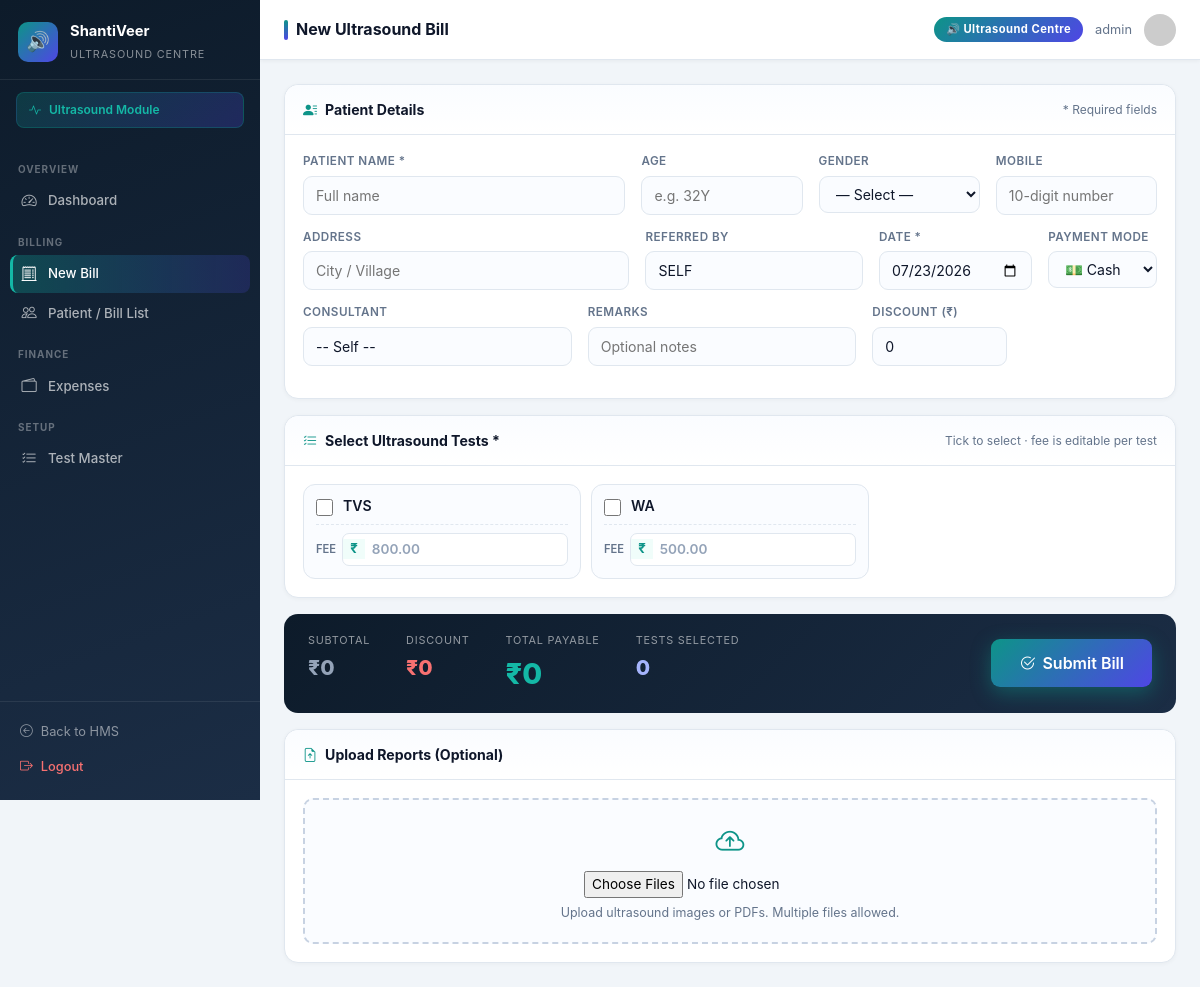
Screenshot of /ultrasound/bill/ (signed in) with the database file from the repository.
### ultrasound/models.py (models this page shows, shortened)
class UltrasoundTestMaster(models.Model):
    name = models.CharField(max_length=200, unique=True)
    rate = models.DecimalField(max_digits=10, decimal_places=2)
    is_active = models.BooleanField(default=True)
    history = HistoricalRecords()
    class Meta:
        ordering = ['name']
        verbose_name = 'Ultrasound Test'
        verbose_name_plural = 'Ultrasound Tests'

### ultrasound/views.py (the view, shortened to what this page needs)
# urls.py: path('bill/', views.ultrasound_investigation, name='ultrasound_investigation'),
@require_module('ultrasound', level='full')
def ultrasound_investigation(request):
    return render(request, 'ultrasound/ultrasound_form.html', {
        'active_sidebar': 'ultrasound',
        'tests': UltrasoundTestMaster.objects.filter(is_active=True),
        'today': timezone.localdate().isoformat(),
    })

### core/context_processors.py (called while the page is built)
def hospital_info(request):
    ctx = {
        'hospital_name': settings.HOSPITAL_NAME,
        'hospital_address': settings.HOSPITAL_ADDRESS,
        'hospital_phone': settings.HOSPITAL_PHONE,
    }
    if request.user.is_authenticated:
        ctx['unread_notifications'] = services.get_unread_notifications(request.user, limit=5)
        ctx['notification_count'] = services.get_unread_notification_count(request.user)
    else:
        ctx['unread_notifications'] = []
        ctx['notification_count'] = 0
    return ctx

def role_context(request):
    user = request.user
    if not user.is_authenticated:
        return {}
    role = rbac.get_user_role(user)
    access = {
        key: rbac.get_access_level(user, key) for key in rbac.MODULE_ACCESS
    }
    return {
        'user_role': role,
        'user_role_label': rbac.ROLE_LABELS.get(role, 'User'),
        'user_role_icon': rbac.ROLE_ICONS.get(role, 'bi-person'),
        'module_access': access,
    }

### core/rbac.py (called while the page is built, shortened)
def get_user_role(user):
    if not user.is_authenticated:
        return None
    if user.is_superuser or (user.is_staff and not user.groups.exists()):
        return ADMIN

def get_access_level(user, module_key):
    if not user.is_authenticated:
        return NONE
    if user.is_superuser:
        return FULL
    role = get_user_role(user)
    if role is None:
        return NONE
    return MODULE_ACCESS.get(module_key, {}).get(role, NONE)

def require_module(module_key, level=VIEW):
    def decorator(view_func):
        @wraps(view_func)
        @login_required
        def _wrapped(request, *args, **kwargs):
            access = get_access_level(request.user, module_key)
            if access == NONE or (level == FULL and access != FULL):
                raise PermissionDenied(
                    f"Your role does not have access to this module.")
            request.is_view_only = (access == VIEW)
            return view_func(request, *args, **kwargs)
        return _wrapped
    return decorator

### core/services.py (called while the page is built)
def get_unread_notifications(user=None, limit=10):
    return []

def get_unread_notification_count(user=None):
    return 0

### templates/ultrasound/ultrasound_form.html (shortened to what this page needs)
{% extends 'ultrasound/base_ultrasound.html' %}
{% block page_title %}New Ultrasound Bill{% endblock %}
{% block content %}
<form method="post" enctype="multipart/form-data" id="usgBillForm">
<div class="usg-card" style="margin-bottom:16px;">
  <div class="usg-card-header">
    <div class="usg-card-title"><i class="bi bi-person-lines-fill"></i> Patient Details</div>
    <span style="font-size:0.75rem;color:var(--usg-muted);">* Required fields</span>
  </div>
  <div class="usg-card-body">
    <div class="usg-grid-4" style="grid-template-columns:2fr 1fr 1fr 1fr;">
      <div class="usg-form-group">
        <label>Patient Name *</label>
        <input type="text" name="patient_name" required placeholder="Full name" />
      </div>
      <div class="usg-form-group">
        <label>Age</label>
        <input type="text" name="age" placeholder="e.g. 32Y" />
      </div>
      <div class="usg-form-group">
        <label>Gender</label>
        <select name="gender">
          <option value="">— Select —</option>
        </select>
      </div>
      <div class="usg-form-group">
        <label>Mobile</label>
        <input type="tel" name="mobile" placeholder="10-digit number" />
      </div>
    </div>
    <div class="usg-grid-4" style="grid-template-columns:3fr 2fr 1fr 1fr;">
      <div class="usg-form-group">
        <label>Address</label>
        <input type="text" name="address" placeholder="City / Village" />
      </div>
      <div class="usg-form-group">
        <label>Referred By</label>
        <input type="text" name="referred" value="SELF" />
      </div>
      <div class="usg-form-group">
        <label>Date *</label>
        <input type="date" name="date" value="{{ today }}" required />
      </div>
      <div class="usg-form-group">
        <label>Payment Mode</label>
        <select name="payment_mode">
          <option value="Cash">💵 Cash</option>
        </select>
      </div>
    </div>
    <div class="usg-grid-4" style="grid-template-columns:2fr 2fr 1fr 1fr;">
      <div class="usg-form-group">
        <label>Consultant</label>
        <input type="text" name="consultant" value="-- Self --" />
      </div>
      <div class="usg-form-group">
        <label>Remarks</label>
        <input type="text" name="remarks" placeholder="Optional notes" />
      </div>
      <div class="usg-form-group">
        <label>Discount (₹)</label>
        <input type="number" name="discount" id="usgDiscount" value="0" min="0" step="0.01" />
      </div>
    </div>
  </div>
</div>
<div class="usg-card" style="margin-bottom:16px;">
  <div class="usg-card-header">
    <div class="usg-card-title"><i class="bi bi-list-check"></i> Select Ultrasound Tests *</div>
    <span style="font-size:0.75rem;color:var(--usg-muted);">Tick to select · fee is editable per test</span>
  </div>
  <div class="usg-card-body">
    {% if tests %}
    <div style="display:grid;grid-template-columns:repeat(auto-fill,minmax(230px,1fr));gap:10px;">
      {% for test in tests %}
      <div class="usg-test-tile" id="tile-{{ test.id }}" style="border:1.5px solid #e0e7ef;border-radius:12px;padding:12px;background:#fafcff;transition:all 0.15s;cursor:pointer;">
        <label style="display:flex;align-items:flex-start;gap:10px;cursor:pointer;margin:0;">
          <input type="checkbox" name="tests" value="{{ test.id }}" class="usg-chk" data-id="{{ test.id }}"
                 style="width:17px;height:17px;accent-color:#0d9488;margin-top:2px;flex-shrink:0;" />
          <span style="font-size:0.88rem;font-weight:600;color:#0f172a;line-height:1.3;">{{ test.name }}</span>
        </label>
        <div style="display:flex;align-items:center;gap:6px;margin-top:8px;padding-top:8px;border-top:1px dashed #e0e7ef;">
          <span style="font-size:0.7rem;font-weight:600;color:#64748b;text-transform:uppercase;">Fee</span>
          <div style="display:flex;align-items:center;flex:1;border:1.5px solid #e0e7ef;border-radius:7px;background:#fff;overflow:hidden;">
            <span style="padding:0 7px;font-weight:700;color:#0d9488;background:#f0fdfa;font-size:0.83rem;">₹</span>
            <input type="number" name="rate_{{ test.id }}" class="usg-rate" data-id="{{ test.id }}"
                   value="{{ test.rate }}" min="0" step="0.01" disabled
                   style="border:none;outline:none;padding:5px 7px;font-size:0.85rem;font-weight:600;width:100%;background:transparent;color:#94a3b8;" />
          </div>
        </div>
      </div>
      {% endfor %}
    </div>
    {% else %}
    <div style="text-align:center;padding:40px;color:var(--usg-muted);">
      <i class="bi bi-exclamation-circle" style="font-size:2rem;display:block;margin-bottom:8px;"></i>
      No tests configured. <a href="{% url 'ultrasound:test_add' %}">Add tests</a> first.
    </div>
    {% endif %}
  </div>
</div>
<div style="background:linear-gradient(135deg,#0d1b2a,#1b2d45);border-radius:14px;padding:18px 24px;display:flex;align-items:center;justify-content:space-between;flex-wrap:wrap;gap:16px;margin-bottom:16px;">
  <div style="display:flex;gap:36px;flex-wrap:wrap;">
    <div>
      <div style="font-size:0.68rem;text-transform:uppercase;letter-spacing:0.07em;color:rgba(255,255,255,0.55);margin-bottom:4px;">Subtotal</div>
      <div id="usgSubtotal" style="font-size:1.3rem;font-weight:800;color:#94a3b8;">₹0</div>
    </div>
    <div>
      <div style="font-size:0.68rem;text-transform:uppercase;letter-spacing:0.07em;color:rgba(255,255,255,0.55);margin-bottom:4px;">Discount</div>
      <div id="usgDiscDisplay" style="font-size:1.3rem;font-weight:800;color:#f87171;">₹0</div>
    </div>
    <div>
      <div style="font-size:0.68rem;text-transform:uppercase;letter-spacing:0.07em;color:rgba(255,255,255,0.55);margin-bottom:4px;">Total Payable</div>
      <div id="usgTotal" style="font-size:1.8rem;font-weight:800;color:#14b8a6;">₹0</div>
    </div>
    <div>
      <div style="font-size:0.68rem;text-transform:uppercase;letter-spacing:0.07em;color:rgba(255,255,255,0.55);margin-bottom:4px;">Tests Selected</div>
      <div id="usgCount" style="font-size:1.3rem;font-weight:800;color:#a5b4fc;">0</div>
    </div>
  </div>
  <button type="submit" class="btn-usg-primary" style="font-size:1rem;padding:12px 28px;box-shadow:0 6px 20px rgba(13,148,136,0.45);">
    <i class="bi bi-check2-circle"></i> Submit Bill
  </button>
</div>
<div class="usg-card">
  <div class="usg-card-header">
    <div class="usg-card-title"><i class="bi bi-file-earmark-arrow-up"></i> Upload Reports (Optional)</div>
  </div>
  <div class="usg-card-body">
    <div style="border:2px dashed #c7d2e2;border-radius:10px;padding:20px;text-align:center;background:#fafcff;transition:all 0.15s;"
         onmouseover="this.style.borderColor='#0d9488'" onmouseout="this.style.borderColor='#c7d2e2'">
      <i class="bi bi-cloud-arrow-up" style="font-size:1.8rem;color:#0d9488;display:block;margin-bottom:8px;"></i>
      <input type="file" name="documents" multiple style="font-size:0.85rem;" />
      <div style="font-size:0.78rem;color:#64748b;margin-top:6px;">Upload ultrasound images or PDFs. Multiple files allowed.</div>
    </div>
  </div>
</div>
</form>
{% endblock %}

### templates/ultrasound/base_ultrasound.html (shortened to what this page needs)
{% load static %}
{% load group_tags %}
<!DOCTYPE html>
<html lang="en">
<head>
  <link href="https://cdn.jsdelivr.net/npm/bootstrap@5.3.2/dist/css/bootstrap.min.css" rel="stylesheet">
  <link href="https://cdn.jsdelivr.net/npm/bootstrap-icons@1.11.1/font/bootstrap-icons.css" rel="stylesheet">
</head>
<body>
<div class="usg-layout">
  <aside class="usg-sidebar" id="usgSidebar">
    <a href="{% url 'ultrasound:dashboard' %}" class="usg-brand text-decoration-none">
      <div class="usg-brand-icon">🔊</div>
      <div class="usg-brand-text">
        <strong>ShantiVeer</strong>
        <small>ULTRASOUND CENTRE</small>
      </div>
    </a>
    <div class="usg-module-badge">
      <i class="bi bi-activity"></i>
      Ultrasound Module
    </div>
    <nav class="usg-nav">
      <div class="usg-nav-section">Overview</div>
      <a href="{% url 'ultrasound:dashboard' %}" class="{% if active_sidebar == 'ultrasound_dashboard' %}active{% endif %}">
        <i class="bi bi-speedometer2"></i> Dashboard
      </a>
      <div class="usg-nav-section">Billing</div>
      <a href="{% url 'ultrasound:ultrasound_investigation' %}" class="{% if active_sidebar == 'ultrasound' %}active{% endif %}">
        <i class="bi bi-receipt-cutoff"></i> New Bill
      </a>
      <a href="{% url 'ultrasound:patient_list' %}" class="{% if active_sidebar == 'ultrasound_list' %}active{% endif %}">
        <i class="bi bi-people"></i> Patient / Bill List
      </a>
      <div class="usg-nav-section">Finance</div>
      <a href="{% url 'ultrasound:expenses' %}" class="{% if active_sidebar == 'ultrasound_expenses' %}active{% endif %}">
        <i class="bi bi-wallet2"></i> Expenses
      </a>
      <div class="usg-nav-section">Setup</div>
      <a href="{% url 'ultrasound:test_list' %}" class="{% if active_sidebar == 'ultrasound_tests' %}active{% endif %}">
        <i class="bi bi-list-check"></i> Test Master
      </a>
    </nav>
    <div class="usg-nav-bottom">
      <a href="{% url 'core:dashboard' %}" class="usg-back-btn">
        <i class="bi bi-arrow-left-circle"></i> Back to HMS
      </a>
      <a href="{% url 'accounts:logout' %}" class="usg-exit-btn">
        <i class="bi bi-box-arrow-right"></i> Logout
      </a>
    </div>
  </aside>
  <div class="usg-main">
    <div class="usg-topbar">
      <h1>{% block page_title %}Ultrasound{% endblock %}</h1>
      <div class="usg-topbar-right">
        <span class="usg-module-chip">🔊 Ultrasound Centre</span>
        <span style="font-size:0.8rem;color:var(--usg-muted)">
          {{ user.get_full_name|default:user.username }}
        </span>
        <img src="https://ui-avatars.com/api/?name={{ user.get_full_name|default:user.username }}&background=0d9488&color=fff&size=32"
             style="width:32px;height:32px;border-radius:50%;" alt="avatar">
      </div>
    </div>
    <div class="usg-content">
      {% block content %}{% endblock %}
    </div>
  </div>
</div>
</body>
</html>

### rows the page displays
UltrasoundTestMaster: name "TVS", rate "800.00"
UltrasoundTestMaster: name "WA", rate "500.00"

### other values shown
{{ user.get_full_name|default:user.username }} "admin"
